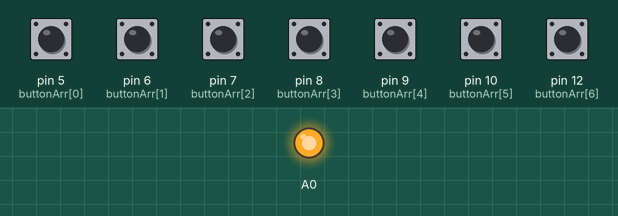
Simulated run of this sketch. Board: Arduino Uno, built with avr-gcc and run on an emulated ATmega328P. On the bench: output pins drawn as LEDs (lit = HIGH). Inputs (shaded band) come from the test bench; at power-on: pin 5 (buttonArr[0]), pin 6 (buttonArr[1]), pin 7 (buttonArr[2]), pin 8 (buttonArr[3]), pin 9 (buttonArr[4]), pin 10 (buttonArr[5]), pin 12 (buttonArr[6]) HIGH. What the sketch prints to the serial monitor is not drawn.

Above: at 1.2 s.
1.3 s: pin 12 (buttonArr[6]) pulled LOW for 0.15 s
At 1.37 s:
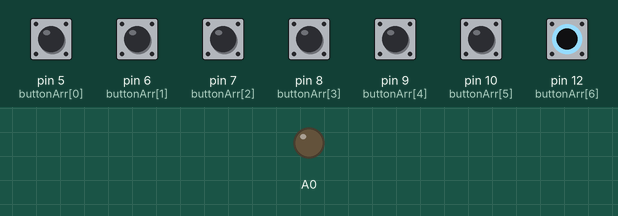
2.9 s: pin 5 (buttonArr[0]) pulsed LOW 5 times (0.12 s each, 0.3 s apart)
5.9 s: pin 8 (buttonArr[3]) pulled LOW for 1 s
9.9 s: pin 5 (buttonArr[0]) pulled LOW for 0.15 s
11.5 s: pin 6 (buttonArr[1]) pulsed LOW 5 times (0.12 s each, 0.3 s apart)
At 27.9 s:
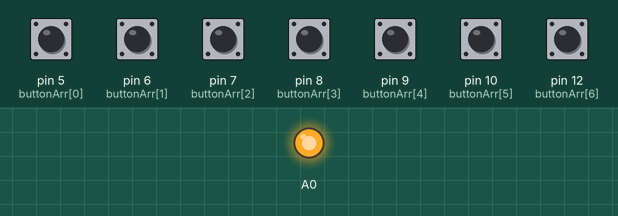
Timing chart, 0 to 28.1 s (numbered marks = the images above; inputs shaded):
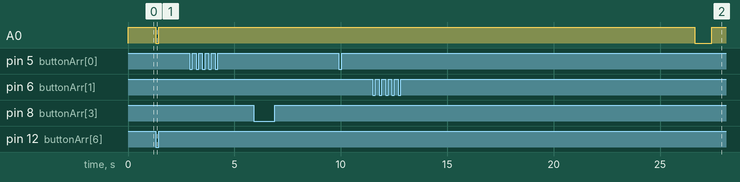

The sketch:

angsapura_send.ino
```cpp
#include "Arduino.h"
#define GND 11

String data;
int shootClock;
uint64_t prevMillis = 0;
uint64_t btnMillis = 0;
bool start_flag = false;
byte button;
byte c;
int buttonArr[] = {5, 6, 7, 8, 9, 10, 12};

/*
  bool SendStruct(const void *TheStructure, uint16_t size_) {
  _buf = Serial.write((uint8_t*) TheStructure, size_);
  delay(50);
  return (_buf == size_);
  }

  bool GetStruct(const void *TheStructure, uint16_t size_) {
  _buf = Serial.readBytes((uint8_t*) TheStructure, size_);
  delay(50);
  return (_buf == size_);
  }
*/
/*void userInput() {
  if (Serial.available() > 0) {
    char inChar = (char)Serial.read();
    switch (inChar) {
      case '#':
        stringEnd = true;
        stringStart = false;
        break;
      case '*':
        inputString = "";
        stringStart = true;
        break;
    }
    if (stringStart) {
      inputString = inChar;
    }
  }
  }
*/
void setup() {
  Serial.begin(19200);
  for (int i = 0; i < 7; i++) {
    pinMode(buttonArr[i], INPUT_PULLUP);
  }
  pinMode(GND, OUTPUT);
  digitalWrite(GND, LOW);
  pinMode(A0, OUTPUT);
  digitalWrite(A0, HIGH);
  shootClock = 24;
  data = "(" + String(shootClock) + ")";
  Serial.print(data);
}

void loop() {
  if (start_flag) {
    if (millis() - prevMillis >= 500) {
      if (shootClock > 0 && c == 2) {
        shootClock -= 1;
        c = 0;
      }
      else{
        data = "(" + String(shootClock) + ")";
        Serial.print(data);
        prevMillis = millis();
        c++;
        if (shootClock == 0&&c==2) {
          digitalWrite(A0, LOW);
          data = "(" + String(shootClock) + ")";
          Serial.print(data);
          prevMillis = millis();
          delay(800);
          digitalWrite(A0, HIGH);
          start_flag = false;
        }
      }
    }
  }
  for (int i = 0; i < 7; i++) {
    button = bitWrite(button, i, !digitalRead(buttonArr[i]));
  }
  switch (button) {
    case 1:
      btnMillis = millis();
      while (!digitalRead(5)) {

      }
      if (millis() - btnMillis > 100) {
        shootClock = 24;
        data = "(" + String(shootClock) + ")";
        Serial.print(data);
      }
      break;
    case 2:
      btnMillis = millis();
      while (!digitalRead(6)) {

      }
      if (millis() - btnMillis > 100) {
        shootClock = 14;
        data = "(" + String(shootClock) + ")";
        Serial.print(data);
        delay(300);
        Serial.print(data);
      }
      break;
    case 4:
      btnMillis = millis();
      while (!digitalRead(7)) {

      }
      if (millis() - btnMillis > 100) {
        shootClock = 0  ;
        data = "(" + String(shootClock) + ")";
        Serial.print(data);
        delay(300);
        Serial.print(data);
        start_flag = false;
      }
      break;
    case 8:
      btnMillis = millis();
      while (!digitalRead(8)) {

      }
      if (millis() - btnMillis > 100&&shootClock!=0) {
        start_flag = !start_flag;
      }
      break;
    case 16:
      btnMillis = millis();
      while (!digitalRead(9)) {

      }
      if (millis() - btnMillis > 100) {
        shootClock = 60;
        data = "(" + String(shootClock) + ")";
        Serial.print(data);
        delay(300);
        Serial.print(data);
      }
      break;
    case 32:
      btnMillis = millis();
      while (!digitalRead(10)) {

      }
      if (millis() - btnMillis > 100) {
        shootClock = 30;
        data = "(" + String(shootClock) + ")";
        Serial.print(data);
        delay(300);
        Serial.print(data);
      }
      break;
    case 64:
      btnMillis = millis();
      while (!digitalRead(12) && millis - btnMillis > 100) {
        digitalWrite(A0, LOW);
      }
      digitalWrite(A0, HIGH);
  }
}
```

Measured:
- after the input at 1.3 s, A0: HIGH → LOW at once, → HIGH 0.15 s later
- after the input at 2.9 s, every drawn part: stays the same
- after the input at 5.9 s, every drawn part: stays the same
- after the input at 9.9 s, every drawn part: stays the same
- after the input at 11.5 s, A0: HIGH → LOW after 15.1 s, → HIGH 0.80 s later
